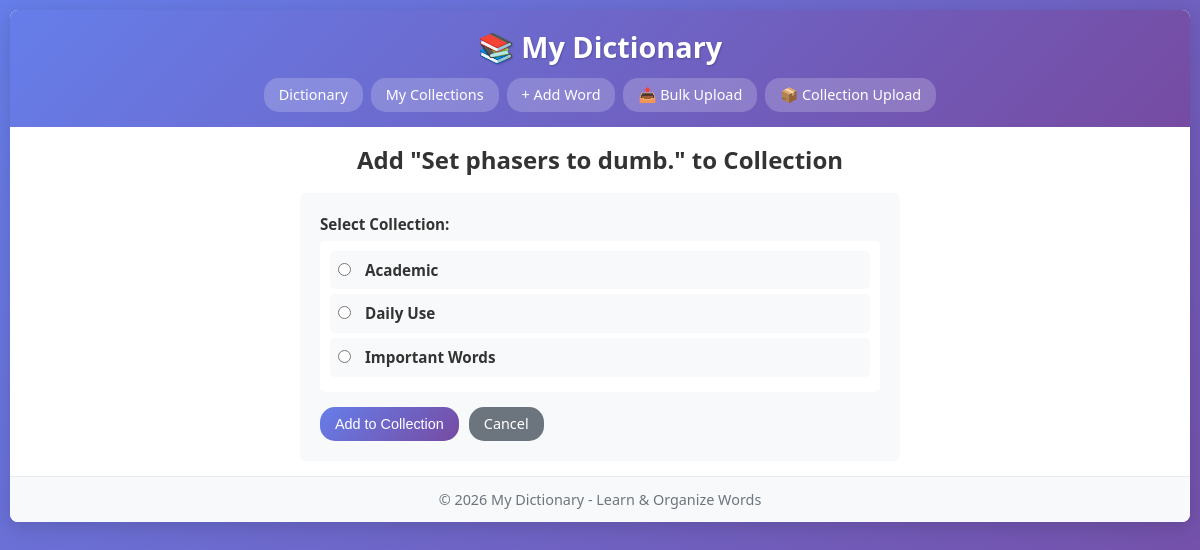
The app's page /add_to_collection.php?word_id=7 with its own data.
### tables this page shows
CREATE TABLE `words` (
  `id` int(11) NOT NULL,
  `word_name` varchar(255) NOT NULL,
  `meaning_hindi` text NOT NULL,
  `meaning_english` text NOT NULL,
  `example` text DEFAULT NULL,
  `created_at` timestamp NULL DEFAULT current_timestamp(),
  `updated_at` timestamp NULL DEFAULT current_timestamp() ON UPDATE current_timestamp()
);

CREATE TABLE `categories` (
  `id` int(11) NOT NULL,
  `category_name` varchar(255) NOT NULL,
  `description` text DEFAULT NULL,
  `created_at` timestamp NULL DEFAULT current_timestamp()
);

### add_to_collection.php (the view, shortened to what this page needs)
<?php
$conn = getDBConnection();
$word_id = isset($_GET['word_id']) ? (int)$_GET['word_id'] : 0;
$stmt = $conn->prepare("SELECT word_name FROM words WHERE id = ?");
$stmt->bind_param("i", $word_id);
$stmt->execute();
$result = $stmt->get_result();
$word = $result->fetch_assoc();
$categories = $conn->query("SELECT * FROM categories ORDER BY category_name ASC");
$existing_categories = [];
?>
<!DOCTYPE html>
<html lang="en">
<head>
    <link rel="stylesheet" href="style.css">
</head>
<body>
    <div class="container">
        <header>
            <h1>📚 My Dictionary</h1>
            <nav>
                <a href="index.php">Dictionary</a>
                <a href="categories.php">My Collections</a>
                <a href="add_word.php">+ Add Word</a>
                <a href="bulk_upload.php">📤 Bulk Upload</a>
                <a href="collection_bulk_upload.php">📦 Collection Upload</a>
            </nav>
        </header>
        <main>
            <div class="form-container">
                <h2>Add "<?php echo htmlspecialchars($word['word_name']); ?>" to Collection</h2>
                <?php if ($categories->num_rows > 0): ?>
                    <form method="POST" action="add_to_collection.php?word_id=<?php echo $word_id; ?>" class="collection-form">
                        <div class="form-group">
                            <label>Select Collection:</label>
                            <div class="collection-list">
                                <?php while($category = $categories->fetch_assoc()): ?>
                                    <label class="collection-item">
                                        <input type="radio"
                                               name="category_id"
                                               value="<?php echo $category['id']; ?>"
                                               <?php echo in_array($category['id'], $existing_categories) ? 'disabled' : ''; ?>
                                               required>
                                        <span><?php echo htmlspecialchars($category['category_name']); ?>
                                        </span>
                                    </label>
                                <?php endwhile; ?>
                            </div>
                        </div>
                        <div class="form-actions">
                            <button type="submit" class="btn-primary">Add to Collection</button>
                            <a href="index.php" class="btn-secondary">Cancel</a>
                        </div>
                    </form>
                <?php endif; ?>
            </div>
        </main>
        <footer>
            <p>&copy; <?php echo date('Y'); ?> My Dictionary - Learn & Organize Words</p>
        </footer>
    </div>
</body>
</html>

### style.css (style rules this page uses)
* { margin: 0; padding: 0; box-sizing: border-box; }
body { font-family: 'Segoe UI', Tahoma, Geneva, Verdana, sans-serif; background: linear-gradient(135deg, #667eea 0%, #764ba2 100%); min-height: 100vh; padding: 10px; line-height: 1.5; }
.container { max-width: 1200px; margin: 0 auto; background: white; border-radius: 8px; box-shadow: 0 5px 20px rgba(0, 0, 0, 0.15); overflow: hidden; }
header { background: linear-gradient(135deg, #667eea 0%, #764ba2 100%); color: white; padding: 15px 20px; text-align: center; }
header h1 { font-size: 1.8em; margin-bottom: 10px; text-shadow: 1px 1px 2px rgba(0, 0, 0, 0.2); }
nav { display: flex; justify-content: center; gap: 8px; flex-wrap: wrap; }
nav a { color: white; text-decoration: none; padding: 6px 15px; border-radius: 15px; background: rgba(255, 255, 255, 0.2); transition: all 0.3s ease; font-weight: 500; font-size: 0.9em; }
main { padding: 15px; min-height: 300px; }
.btn-primary, .btn-secondary, .btn-edit, .btn-delete, .btn-add-collection { padding: 6px 15px; border: none; border-radius: 15px; cursor: pointer; text-decoration: none; display: inline-block; font-size: 0.9em; transition: all 0.3s ease; font-weight: 500; }
.btn-primary { background: linear-gradient(135deg, #667eea 0%, #764ba2 100%); color: white; }
.btn-secondary { background: #6c757d; color: white; }
.form-container { max-width: 600px; margin: 0 auto; }
.form-container h2 { color: #333; margin-bottom: 15px; text-align: center; font-size: 1.5em; }
.word-form, .collection-form { background: #f8f9fa; padding: 20px; border-radius: 6px; }
.form-group { margin-bottom: 15px; }
.form-group label { display: block; color: #333; font-weight: 600; margin-bottom: 5px; font-size: 0.95em; }
.collection-list { background: white; border-radius: 5px; padding: 10px; }
.collection-item { display: flex; align-items: center; padding: 8px; margin-bottom: 6px; background: #f8f9fa; border-radius: 5px; cursor: pointer; transition: background 0.3s ease; }
.collection-item input[type="radio"] { margin-right: 10px; }
.form-actions { display: flex; gap: 10px; margin-top: 15px; flex-wrap: wrap; }
footer { background: #f8f9fa; text-align: center; padding: 12px; color: #6c757d; border-top: 1px solid #e9ecef; font-size: 0.9em; }

### records on screen
words: word_name "Set phasers to dumb."
categories: category_id "☐ Academic", category_name "Academic"
categories: category_id "☐ Daily Use", category_name "Daily Use"
categories: category_id "☐ Important Words", category_name "Important Words"
